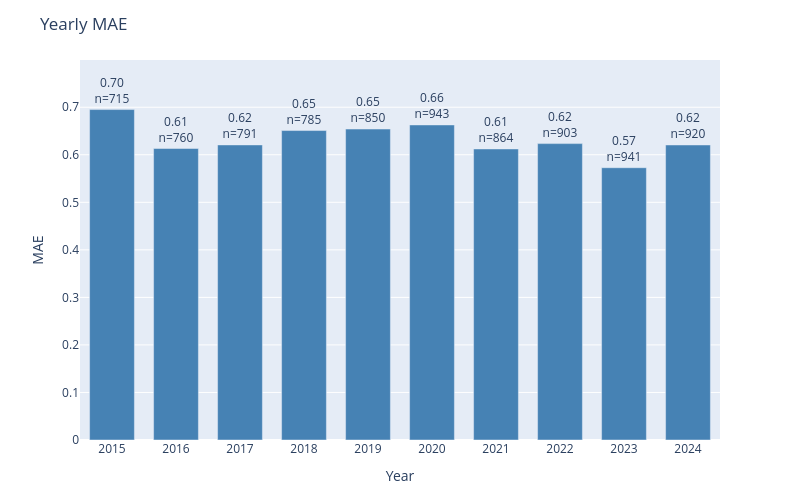

This figure's notebook cell:
### Code cell
plot_error_by_group(
    df=results_test,
    y_true_col='actual',
    y_pred_col='prediction',
    date_col='dt_temp',
    group_by='year',
    metric='mae',
    title='Yearly MAE'
)

### Figure 1 — Plotly figure (JSON) as saved in the notebook; plotly's stock layout.template omitted (floating-point values rounded to 4 significant figures)
{"data": [{"marker": {"color": "steelblue"}, "text": ["0.70<br>n=715", "0.61<br>n=760", "0.62<br>n=791", "0.65<br>n=785", "0.65<br>n=850", "0.66<br>n=943", "0.61<br>n=864", "0.62<br>n=903", "0.57<br>n=941", "0.62<br>n=920"], "textposition": "outside", "type": "bar", "x": ["2015", "2016", "2017", "2018", "2019", "2020", "2021", "2022", "2023", "2024"], "y": [0.6951, 0.6132, 0.6207, 0.651, 0.6541, 0.6628, 0.6123, 0.6235, 0.5728, 0.6207]}], "layout": {"bargap": 0.3, "height": 500, "margin": {"b": 60, "t": 60}, "title": {"text": "Yearly MAE"}, "uniformtext": {"minsize": 8, "mode": "hide"}, "width": 800, "xaxis": {"title": {"text": "Year"}}, "yaxis": {"range": [0, 0.7994], "title": {"text": "MAE"}}}}
